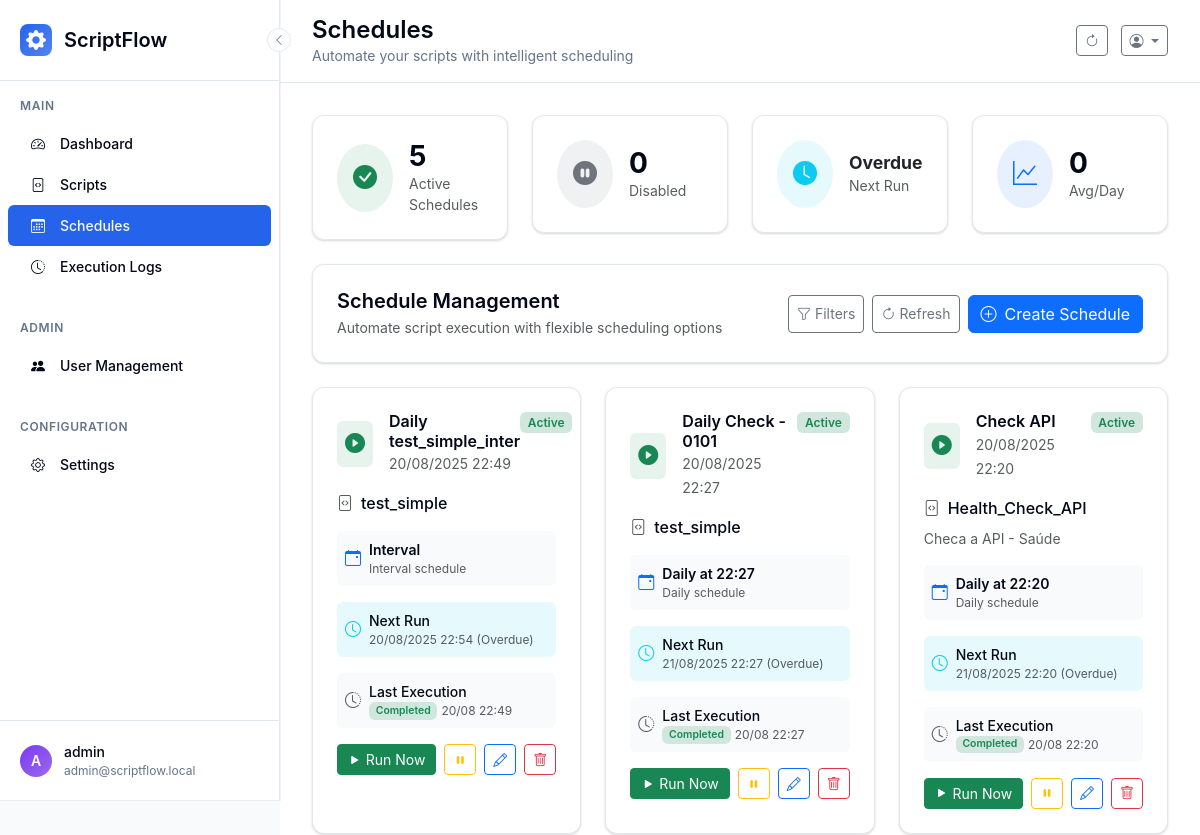
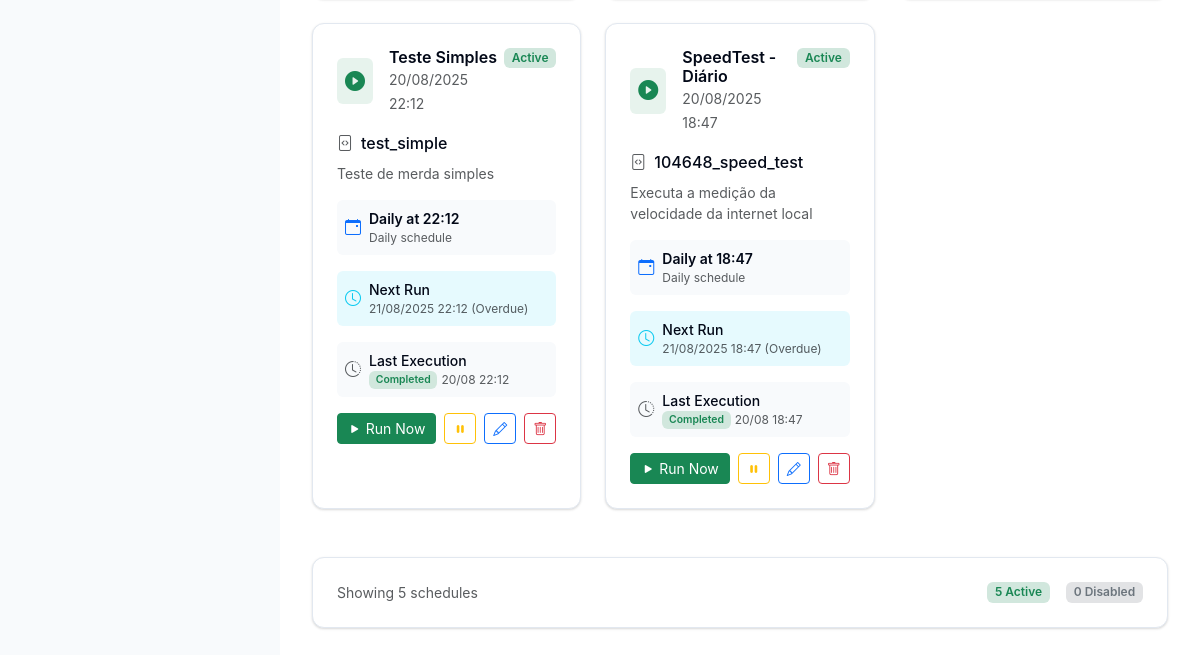
Before: /schedules/ (signed in) with the older database file (2 pictures, top to bottom).
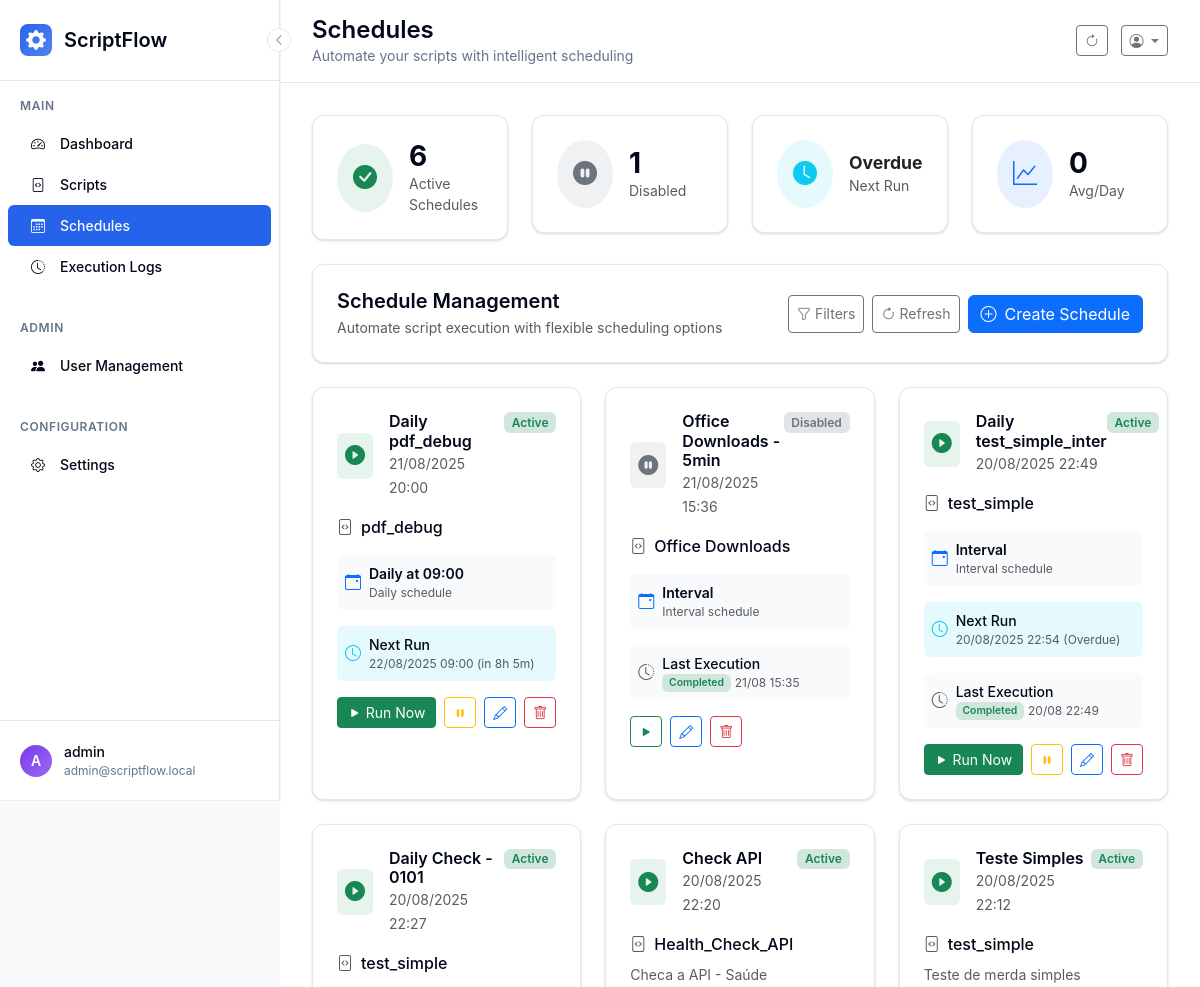
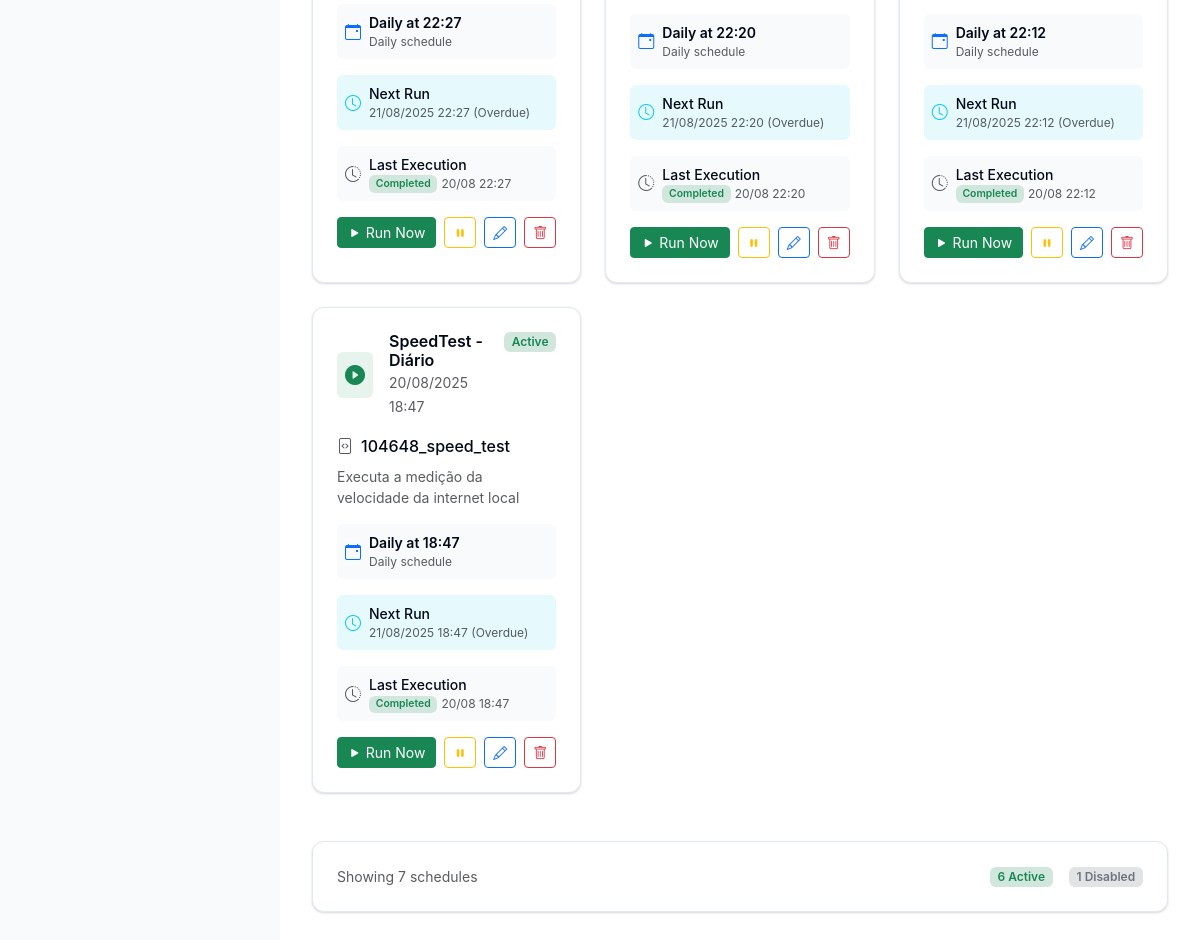
After: the same page with the newer database file (2 pictures, top to bottom).
### scriptflow.py (models this page shows, shortened)
class Schedule(db.Model):
    __tablename__ = 'schedules'
    id = db.Column(db.Integer, primary_key=True)
    name = db.Column(db.String(100), nullable=False)
    description = db.Column(db.Text)
    frequency = db.Column(db.String(20), nullable=False)  # daily, weekly, monthly, custom
    time_config = db.Column(db.Text)  # JSON string with time configuration
    is_active = db.Column(db.Boolean, default=True)
    created_at = db.Column(db.DateTime, default=datetime.now)
    updated_at = db.Column(db.DateTime, default=datetime.now, onupdate=datetime.now)
    next_run_time = db.Column(db.DateTime)
    last_execution_id = db.Column(db.Integer, db.ForeignKey('executions.id'))
    script_id = db.Column(db.Integer, db.ForeignKey('scripts.id'), nullable=False)
    user_id = db.Column(db.Integer, db.ForeignKey('users.id'), nullable=False)
    script = db.relationship('Script', backref='schedules')
    user = db.relationship('User', backref='schedules')
    last_execution = db.relationship('Execution', foreign_keys=[last_execution_id])
    @property
    def time_config_json(self):
        if self.time_config:
            try:
                return json.loads(self.time_config)
            except:
                return {}
        return {}
    @property
    def next_run_display(self):
        if not self.next_run_time:
            return "Not scheduled"
        now = datetime.now()
        delta = self.next_run_time - now
        if delta.total_seconds() < 0:
            return "Overdue"
        elif delta.total_seconds() < 3600:  # Less than 1 hour
            minutes = int(delta.total_seconds() / 60)
            return f"in {minutes}m"
        elif delta.total_seconds() < 86400:  # Less than 1 day
            hours = int(delta.total_seconds() / 3600)
            minutes = int((delta.total_seconds() % 3600) / 60)
            return f"in {hours}h {minutes}m"
        else:
            days = int(delta.total_seconds() / 86400)
            return f"in {days} days"
    @property
    def frequency_display(self):
        if self.frequency == 'daily':
            config = self.time_config_json
            if config.get('time'):
                return f"Daily at {config['time']}"
            return "Daily"
        elif self.frequency == 'monthly':
            config = self.time_config_json
            day = config.get('day', 1)
            time = config.get('time', '09:00')
            return f"Monthly (day {day}) at {time}"
        elif self.frequency == 'custom':
            return "Custom schedule"
        return self.frequency.capitalize()

class Script(db.Model):
    __tablename__ = 'scripts'
    id = db.Column(db.Integer, primary_key=True)
    name = db.Column(db.String(100), nullable=False)
    description = db.Column(db.Text)
    filename = db.Column(db.String(255), nullable=False)
    file_path = db.Column(db.String(500), nullable=False)
    script_type = db.Column(db.String(10), nullable=False)  # 'py' or 'bat'
    file_size = db.Column(db.Integer)
    created_at = db.Column(db.DateTime, default=datetime.now)
    updated_at = db.Column(db.DateTime, default=datetime.now, onupdate=datetime.now)
    is_active = db.Column(db.Boolean, default=True)
    user_id = db.Column(db.Integer, db.ForeignKey('users.id'), nullable=False)

class Execution(db.Model):
    __tablename__ = 'executions'
    id = db.Column(db.Integer, primary_key=True)
    started_at = db.Column(db.DateTime, default=datetime.now, nullable=False)
    completed_at = db.Column(db.DateTime)
    status = db.Column(db.String(20), default='pending', nullable=False)  # pending, running, completed, failed, timeout
    exit_code = db.Column(db.Integer)
    stdout = db.Column(db.Text)
    stderr = db.Column(db.Text)
    duration_seconds = db.Column(db.Float)
    trigger_type = db.Column(db.String(20), default='manual', nullable=False)  # manual, scheduled, api
    script_id = db.Column(db.Integer, db.ForeignKey('scripts.id'), nullable=False)
    user_id = db.Column(db.Integer, db.ForeignKey('users.id'), nullable=False)
    script = db.relationship('Script', backref='executions')
    @property
    def status_color(self):
        colors = {
            'pending': 'secondary',
            'running': 'running',
            'completed': 'success',
            'failed': 'danger',
            'timeout': 'warning',
            'cancelled': 'danger'
        }
        return colors.get(self.status, 'secondary')

### app/controllers/schedules.py (the view, shortened to what this page needs)
    @schedules_bp.route('/')
    @login_required
    def list_schedules():
        search = request.args.get('search', '').strip()
        status_filter = request.args.get('status', '')
        frequency_filter = request.args.get('frequency', '')
        next_run_filter = request.args.get('next_run', '')
        sort_by = request.args.get('sort', 'updated')
        schedules_query = Schedule.query
        query = apply_user_data_filter(schedules_query)
        if search:
            query = query.filter(Schedule.name.contains(search))
        if status_filter:
            if status_filter == 'active':
                query = query.filter_by(is_active=True)
            elif status_filter == 'disabled':
                query = query.filter_by(is_active=False)
        if frequency_filter:
            query = query.filter_by(frequency=frequency_filter)
        if sort_by == 'name':
            query = query.order_by(Schedule.name.asc())
        elif sort_by == 'next_run':
            query = query.order_by(Schedule.next_run_time.asc().nullslast())
        elif sort_by == 'frequency':
            query = query.order_by(Schedule.frequency.asc())
        else:  # default to 'updated'
            query = query.order_by(Schedule.updated_at.desc())
        user_schedules = query.all()
        all_schedules = apply_user_data_filter(Schedule.query).all()
        active_schedules = sum(1 for s in all_schedules if s.is_active)
        disabled_schedules = len(all_schedules) - active_schedules
        next_schedule = next((s for s in all_schedules if s.is_active and s.next_run_time), None)
        next_run_display = next_schedule.next_run_display if next_schedule else "No upcoming runs"
        stats = {
            'active': active_schedules,
            'disabled': disabled_schedules,
            'next_run': next_run_display,
            'avg_per_day': 0  # TODO: Calculate based on execution history
        }
        return render_template('schedules.html',
                             schedules=user_schedules,
                             stats=stats,
                             search=search,
                             status_filter=status_filter,
                             frequency_filter=frequency_filter,
                             next_run_filter=next_run_filter,
                             sort_by=sort_by)

### scriptflow.py (called while the page is built)
@app.context_processor
def inject_ui_version():
    return {
        'ui_info': {'current_version': 'v2', 'is_modern': True},
        'ui_version': 'v2',
        'is_modern_ui': True
    }

@login_manager.user_loader
def load_user(user_id):
    return db.session.get(User, int(user_id))

def apply_user_data_filter(query):
    if current_user.can_view_all_data:
        return query  # Can see all data
    else:
        return query.filter_by(user_id=current_user.id)  # Only own data

### templates/schedules.html (shortened to what the changed rows need)
{% extends "base.html" %}
{% block page_title %}Schedules{% endblock %}
{% block content %}
<div class="row mb-4">
    <div class="col-md-3">
        <div class="modern-card">
            <div class="d-flex align-items-center">
                <div>
                    <h3 class="mb-0 fw-bold">{{ stats.active }}</h3>
                    <p class="text-muted mb-0 small">Active Schedules</p>
                </div>
            </div>
        </div>
    </div>
    <div class="col-md-3">
        <div class="modern-card">
            <div class="d-flex align-items-center">
                <div>
                    <h3 class="mb-0 fw-bold">{{ stats.disabled }}</h3>
                    <p class="text-muted mb-0 small">Disabled</p>
                </div>
            </div>
        </div>
    </div>
</div>
{% if schedules %}
<div class="row">
    {% for schedule in schedules %}
    <div class="col-lg-6 col-xl-4 mb-4">
        <div class="modern-card h-100">
            <div class="d-flex justify-content-between align-items-start mb-3">
                <div class="d-flex align-items-center">
                    <div class="bg-{{ 'success' if schedule.is_active else 'secondary' }} bg-opacity-10 p-2 rounded me-3">
                        <i class="bi bi-{{ 'play-circle-fill' if schedule.is_active else 'pause-circle-fill' }} text-{{ 'success' if schedule.is_active else 'secondary' }} fs-5"></i>
                    </div>
                    <div>
                        <h6 class="mb-0 fw-semibold">{{ schedule.name }}</h6>
                        <small class="text-muted">{{ schedule.updated_at.strftime('%d/%m/%Y %H:%M') }}</small>
                    </div>
                </div>
                <span class="badge bg-{{ 'success' if schedule.is_active else 'secondary' }}-subtle text-{{ 'success' if schedule.is_active else 'secondary' }}">
                    {{ 'Active' if schedule.is_active else 'Disabled' }}
                </span>
            </div>
            <div class="mb-3">
                <div class="d-flex align-items-center mb-2">
                    <i class="bi bi-file-code text-muted me-2"></i>
                    <span class="fw-medium">{{ schedule.script.name if schedule.script else 'Script not found' }}</span>
                </div>
                {% if schedule.description %}
                <p class="text-muted small mb-0">{{ schedule.description[:80] }}{% if schedule.description|length > 80 %}...{% endif %}</p>
                {% endif %}
            </div>
            <div class="mb-3">
                <div class="row g-2">
                    <div class="col-12">
                        <div class="bg-light p-2 rounded">
                            <div class="d-flex align-items-center">
                                <i class="bi bi-calendar-event text-primary me-2"></i>
                                <div>
                                    <div class="fw-semibold small">{{ schedule.frequency_display }}</div>
                                    <div class="text-muted" style="font-size: 0.75rem;">{{ schedule.frequency.title() }} schedule</div>
                                </div>
                            </div>
                        </div>
                    </div>
                </div>
            </div>
            {% if schedule.is_active and schedule.next_run_time %}
            <div class="mb-3">
                <div class="d-flex align-items-center p-2 bg-info bg-opacity-10 rounded">
                    <i class="bi bi-clock text-info me-2"></i>
                    <div>
                        <div class="fw-medium small">Next Run</div>
                        <div class="text-muted" style="font-size: 0.75rem;">
                            {{ schedule.next_run_time.strftime('%d/%m/%Y %H:%M') }} ({{ schedule.next_run_display }})
                        </div>
                    </div>
                </div>
            </div>
            {% endif %}
            {% if schedule.last_execution %}
            <div class="mb-3">
                <div class="d-flex align-items-center p-2 bg-light rounded">
                    <i class="bi bi-clock-history text-muted me-2"></i>
                    <div>
                        <div class="fw-medium small">Last Execution</div>
                        <div class="text-muted d-flex align-items-center" style="font-size: 0.75rem;">
                            <span class="badge bg-{{ schedule.last_execution.status_color }}-subtle text-{{ schedule.last_execution.status_color }} me-1" style="font-size: 0.65rem;">
                                {{ schedule.last_execution.status.title() }}
                            </span>
                            {{ schedule.last_execution.started_at.strftime('%d/%m %H:%M') if schedule.last_execution.started_at else 'N/A' }}
                        </div>
                    </div>
                </div>
            </div>
            {% endif %}
            <div class="d-flex gap-2 mt-auto">
                {% if schedule.is_active %}
                <form method="POST" action="{{ url_for('schedules.run_schedule_now', schedule_id=schedule.id) }}" class="flex-fill">
                    <button type="submit" class="btn btn-success btn-sm w-100">
                        <i class="bi bi-play-fill me-1"></i>Run Now
                    </button>
                </form>
                {% endif %}
                <form method="POST" action="{{ url_for('schedules.toggle_schedule', schedule_id=schedule.id) }}" class="d-inline">
                    <button type="submit" class="btn btn-outline-{{ 'warning' if schedule.is_active else 'success' }} btn-sm">
                        <i class="bi bi-{{ 'pause' if schedule.is_active else 'play' }}-fill"></i>
                    </button>
                </form>
                <a href="{{ url_for('schedules.edit_schedule', schedule_id=schedule.id) }}" class="btn btn-outline-primary btn-sm">
                    <i class="bi bi-pencil"></i>
                </a>
                <button class="btn btn-outline-danger btn-sm" onclick="confirmDelete('{{ schedule.id }}', '{{ schedule.name }}')">
                    <i class="bi bi-trash"></i>
                </button>
            </div>
        </div>
    </div>
    {% endfor %}
</div>
<div class="row mt-4">
    <div class="col-12">
        <div class="modern-card">
            <div class="d-flex justify-content-between align-items-center">
                <div class="text-muted small">
                    Showing {{ schedules|length }} schedule{{ 's' if schedules|length != 1 else '' }}
                </div>
                <div class="d-flex gap-3">
                    <span class="badge bg-success-subtle text-success">{{ stats.active }} Active</span>
                    <span class="badge bg-secondary-subtle text-secondary">{{ stats.disabled }} Disabled</span>
                </div>
            </div>
        </div>
    </div>
</div>
{% endif %}
{% endblock %}

Changed rows visible on the page:
added Schedule: name "Daily pdf_debug", updated_at "21/08/2025 20:00", is_active "Active", script "pdf_debug", frequency_display "Daily at 09:00", frequency "Daily", next_run_time "22/08/2025 09:00", next_run_display "in 8h 5m"
added Schedule: name "Office Downloads - 5min", updated_at "21/08/2025 15:36", is_active "Disabled", script "Office Downloads", frequency_display "Interval", frequency "Interval", last_execution.status "Completed", last_execution.started_at "21/08 15:35"
Other visible differences:
{{ stats.active }}: "5" → "6"
{{ stats.disabled }}: "0" → "1"
{{ schedules|length }}: "5" → "7"
